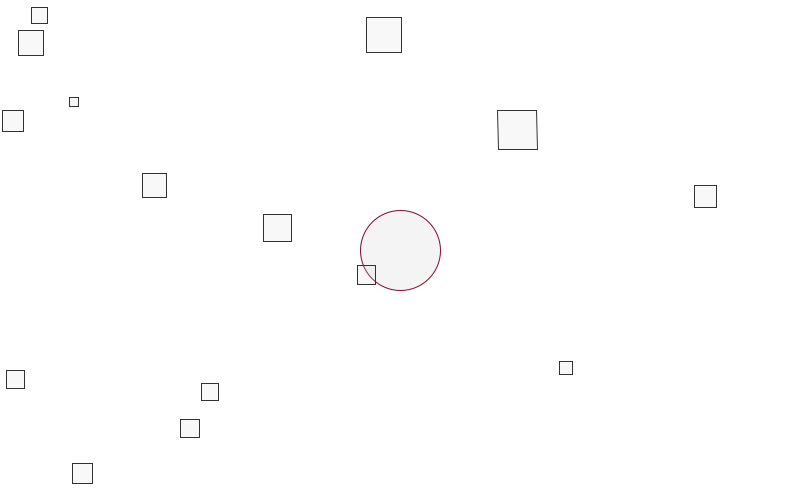
Frame 1 (no input)
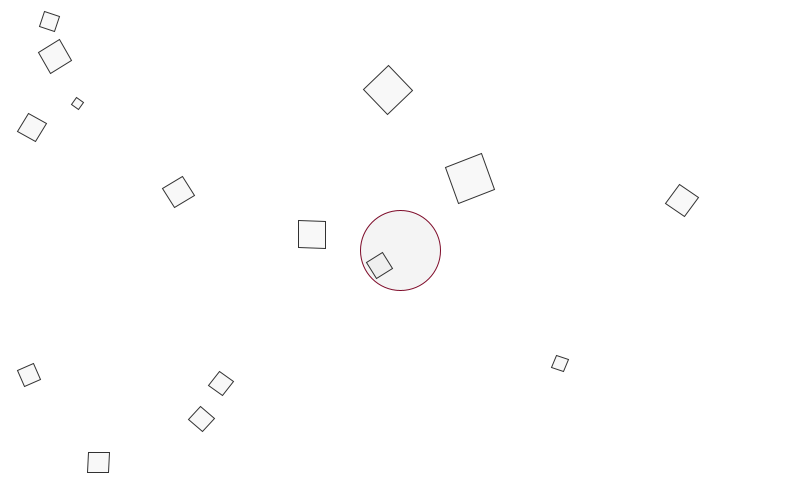
Frame 60 (the mouse pressed at the canvas centre just before this capture)
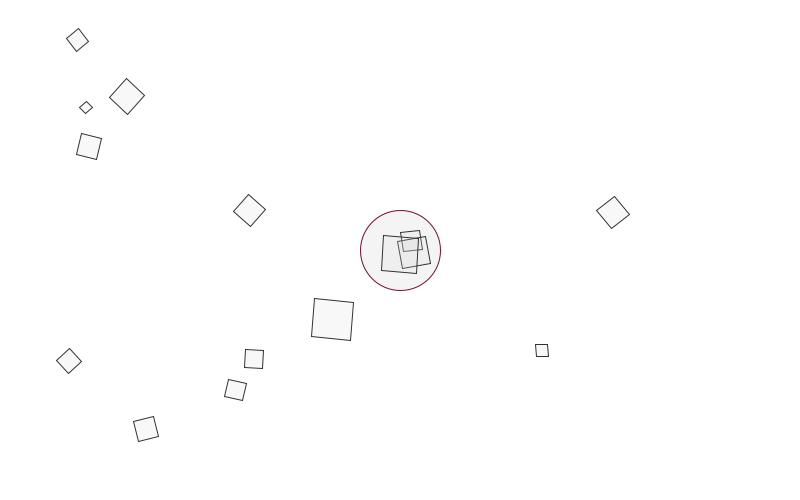
Frame 120 (the mouse held since frame 60 and released just before this capture)

The Processing sketch that drew these frames (run headless with seeded random() and noise(); from frame 60 on, the mouse is pressed at the canvas centre):

// Processing sketch: AngularAcceleration
// ── AngularAcceleration.pde
Attractor a;
Mover[] movers;
void setup() {
  size(800, 500);
  background(255);
  rectMode(CENTER);
  a = new Attractor(width/2, height/2, 10);
  movers = new Mover[15];
  
  for (int i = 0; i < movers.length; i++) {
    movers[i] = new Mover(random(width), random(height), random(1, 5));
  }
}

void draw() {
  background(255);
  
  a.display();
  
  for (Mover m : movers) {
    m.applyForce(a.attract(m));
    
    m.update();
    m.display();
  }
}

// ── Attractor.pde
class Attractor {
  PVector location;
  float mass;
  float G;
  
  Attractor(float x_, float y_, float mass_) {
    location = new PVector(x_, y_);
    mass = mass_;
    G = 0.1;
  }
  
  PVector attract(Mover m) {
    PVector force = PVector.sub(location, m.location);
    float distance = force.mag();
    distance = constrain(distance, 5.0, 25.0);
    force.normalize();
    
    float strength = (G * mass * m.mass) / (distance * distance);
    force.mult(strength);
    return force;
  }
  
  void display() {
    stroke(125, 10, 40);
    fill(220, 80);
    ellipse(location.x, location.y, mass*8, mass*8);
  }
}

// ── Mover.pde
class Mover {
  PVector location;
  PVector velocity;
  PVector acceleration;
  float mass;
  
  float angle;
  float aVelocity;
  float aAcceleration;
  
  Mover(float x_, float y_, float mass_) {
    location = new PVector(x_, y_);
    velocity = new PVector(0, 0);
    acceleration = new PVector(0, 0);
    mass = mass_;
    angle = 0;
    aVelocity = 0;
    aAcceleration = 0;
  }
  
  void update() {
    
    aAcceleration = acceleration.x / 5.0;
    aVelocity += aAcceleration;
    aVelocity = constrain(aVelocity, -0.1, 0.1);
    angle += aVelocity;
    
    velocity.add(acceleration);
    location.add(velocity);
    acceleration.mult(0);
  }
  
  void display() {
    pushMatrix();
    translate(location.x, location.y);
    rotate(angle);
    
    stroke(50);
    fill(220, 50);
    rect(0, 0, mass*8, mass*8);
    popMatrix();
  }
  
  void applyForce(PVector force) {
    PVector f = force.copy();
    f.mult(mass);
    acceleration.add(f);
  }
}
